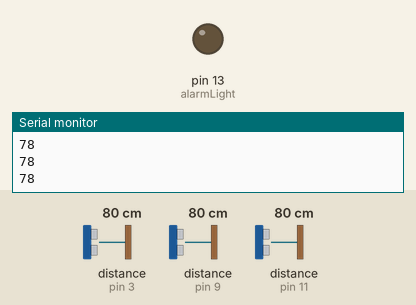
Recording of a sketch running on a simulated Arduino Uno, built with avr-gcc and run on an emulated ATmega328P. Parts: output pins drawn as LEDs (lit = HIGH), the last lines printed to the serial monitor. Wiring (inferred from the names in the program): 3 × ultrasonic range finder: trigger pin 5, echo pin 3 / trigger pin 10, echo pin 9 / trigger pin 12, echo pin 11. The test bench sets the inputs (shaded band); at power-on: distance to the obstacle (sensors on pin 3, pin 9, pin 11) 80 cm. The echo pulse lasts 58.3 µs per cm; pins used as bus, display or sensor lines are not drawn.

Above: at 1.9 s.
2.0 s: distance to the obstacle (sensor on pin 3) set to 14 cm
3.6 s: distance to the obstacle (sensor on pin 3) set to 11 cm
At 5.0 s:
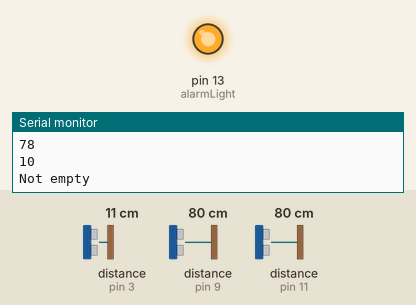
5.7 s: distance to the obstacle (sensor on pin 3) set to 18 cm
At 6.6 s:
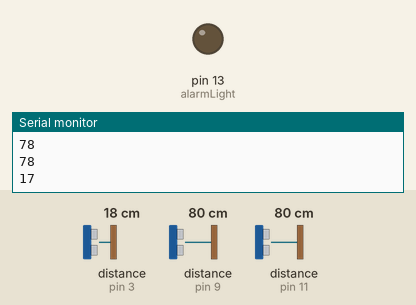
7.6 s: distance to the obstacle (sensor on pin 3) set to 2 cm
At 9.3 s:
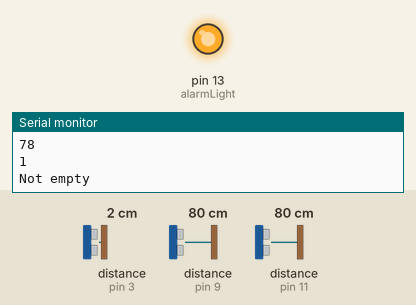
Timing chart, 0 to 10.4 s (numbered marks = the images above; inputs shaded):
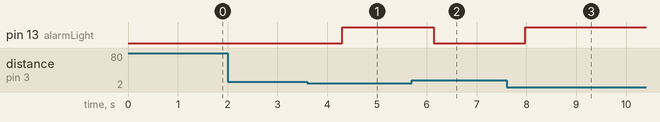

The sketch:

Ultrasonicsensor.ino
```cpp
// defines pins numbers
const int trigPin1 = 10;
const int echoPin1 = 9;
const int trigPin2 = 12;
const int echoPin2 = 11;
const int trigPin3 = 5;
const int echoPin3 = 3;
const int alarmLight = 13;

// defines variables
long distance;
long duration;
long distance1;
long duration2;
long distance2;
long duration3;
long distance3;

void setup() {
  pinMode(trigPin1, OUTPUT);
  pinMode(echoPin1, INPUT);
  pinMode(trigPin2, OUTPUT);
  pinMode(echoPin2, INPUT);
  pinMode(trigPin3, OUTPUT);
  pinMode(echoPin3, INPUT);
  pinMode(alarmLight, OUTPUT);
  Serial.begin(9600); // Starts the serial communication
}

void loop() {
  delay(500);
  SonarSensor(trigPin3, echoPin3);
  distance3 = distance;
  delay(50);
  SonarSensor(trigPin1, echoPin1);
  distance1 = distance;
  delay(50);
  SonarSensor(trigPin2, echoPin2);
  distance2 = distance;
  // Prints the distance on the Serial Monitor
  Serial.println("Distances: ");
  Serial.println(distance1);
  Serial.println(distance2);
  Serial.println(distance3);
  if (distance1 >10 && distance2 > 11 && distance3 > 11){
    // send enable out
    digitalWrite(alarmLight, LOW);
  }
  else{
      Serial.println("Not empty");
    digitalWrite(alarmLight, HIGH);
  }
}

void SonarSensor(int trigPin,int echoPin)
{
  digitalWrite(trigPin, LOW);
  delayMicroseconds(10);
  digitalWrite(trigPin, HIGH);
  delayMicroseconds(10);
  digitalWrite(trigPin, LOW);
  duration = pulseIn(echoPin, HIGH);
  distance = (duration/2)*0.034;

}
```

Measured:
- the behaviour switches between 13 and 12 cm on distance to the obstacle (sensor on pin 3) (found by bisection; images 0 and 1)
- after the input at 3.6 s, pin 13 (alarmLight): LOW → HIGH after 0.70 s
- after the input at 5.7 s, pin 13 (alarmLight): HIGH → LOW after 0.43 s
- after the input at 7.6 s, pin 13 (alarmLight): LOW → HIGH after 0.37 s
